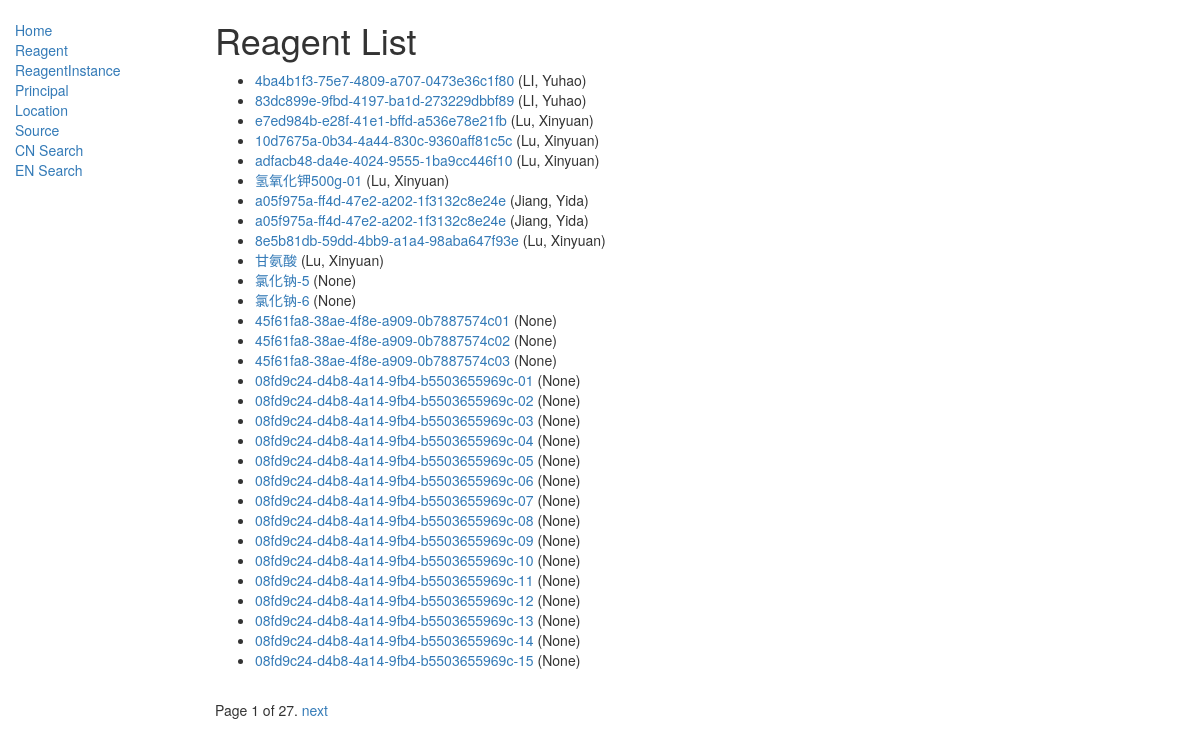
The page /catalog/reagentinstance/ on the database as committed earlier.
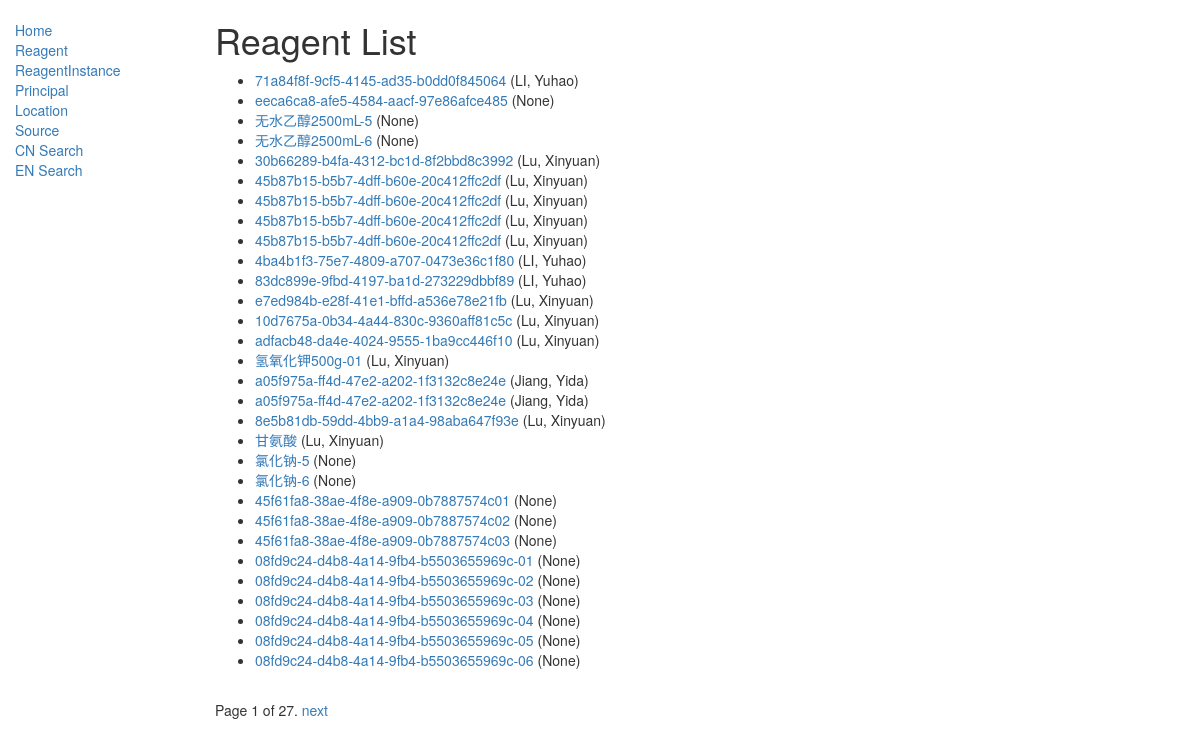
The same page on the database as committed later.
### catalog/models.py (models this page shows, shortened)
class ReagentInstance(models.Model):
    id = models.UUIDField(
        primary_key=True,
        default=uuid.uuid4,
        help_text=
        "Unique ID for this particular reagent across whole database, be careful to change!!"
    )
    reagent = models.ForeignKey('Reagent',
                                on_delete=models.SET_NULL,
                                null=True)
    register_date = models.DateField(null=True,
                                     blank=True,
                                     default=datetime.date.today)
    name = models.CharField(max_length=200,
                            null=True,
                            blank=True,
                            default=id.default,
                            help_text="Change to your favorate name")
    principal = models.ForeignKey('Principal',
                                  on_delete=models.SET_NULL,
                                  null=True,
                                  blank=True)
    location = models.ForeignKey('Location',
                                 on_delete=models.SET_NULL,
                                 null=True)
    STATUS = (
        ('n', 'Never Used'),
        ('o', 'Occupied'),
        ('a', 'Available'),
        ('r', 'Run out'),
    )
    status = models.CharField(max_length=1,
                              choices=STATUS,
                              blank=True,
                              default='o',
                              help_text='Reagent Status')
    note = models.CharField(max_length=1000,
                            help_text="Enter a brief note",
                            null=True,
                            blank=True)
    class Meta:
        ordering = ["-register_date", "name"]
    def get_absolute_url(self):
        return reverse('reagentinstance-detail', args=[str(self.id)])

class Principal(models.Model):
    first_name = models.CharField(max_length=100,
                                  help_text="Enter a First Name (e.g. Chun)")
    last_name = models.CharField(max_length=100,
                                 help_text="Enter a Last Name (e.g. Tang)")
    class Meta:
        ordering = ['last_name', 'first_name']
    def __str__(self):
        return '%s, %s' % (self.last_name, self.first_name)

### catalog/views.py (the view)
class ReagentInstanceListView(generic.ListView):
    model = ReagentInstance
    paginate_by = 30

### catalog/templates/catalog/reagentinstance_list.html
{% extends "base_generic.html" %}
{% block content %}
<h1>Reagent List</h1>
{% if reagentinstance_list %}
<ul>
    {% for reagentinstance in reagentinstance_list %}
    <li>
        <a href="{{ reagentinstance.get_absolute_url }}">{{ reagentinstance.name }}</a> ({{reagentinstance.principal}})
    </li>
    {% endfor %}
</ul>
{% else %}
<p>There are no reagentinstance in the database.</p>
{% endif %}
{% endblock %}

Rows that differ between the two databases and show on the page:
no longer on this page (row unchanged): ReagentInstance: name "08fd9c24-d4b8-4a14-9fb4-b5503655969c-07", principal "None"
no longer on this page (row unchanged): ReagentInstance: name "08fd9c24-d4b8-4a14-9fb4-b5503655969c-08", principal "None"
no longer on this page (row unchanged): ReagentInstance: name "08fd9c24-d4b8-4a14-9fb4-b5503655969c-09", principal "None"
no longer on this page (row unchanged): ReagentInstance: name "08fd9c24-d4b8-4a14-9fb4-b5503655969c-10", principal "None"
no longer on this page (row unchanged): ReagentInstance: name "08fd9c24-d4b8-4a14-9fb4-b5503655969c-11", principal "None"
no longer on this page (row unchanged): ReagentInstance: name "08fd9c24-d4b8-4a14-9fb4-b5503655969c-12", principal "None"
no longer on this page (row unchanged): ReagentInstance: name "08fd9c24-d4b8-4a14-9fb4-b5503655969c-13", principal "None"
no longer on this page (row unchanged): ReagentInstance: name "08fd9c24-d4b8-4a14-9fb4-b5503655969c-14", principal "None"
no longer on this page (row unchanged): ReagentInstance: name "08fd9c24-d4b8-4a14-9fb4-b5503655969c-15", principal "None"
added ReagentInstance: name "71a84f8f-9cf5-4145-ad35-b0dd0f845064", principal "LI, Yuhao"
added ReagentInstance: name "eeca6ca8-afe5-4584-aacf-97e86afce485", principal "None"
added ReagentInstance: name "无水乙醇2500mL-5", principal "None"
added ReagentInstance: name "无水乙醇2500mL-6", principal "None"
added ReagentInstance: name "30b66289-b4fa-4312-bc1d-8f2bbd8c3992", principal "Lu, Xinyuan"
added ReagentInstance: name "45b87b15-b5b7-4dff-b60e-20c412ffc2df", principal "Lu, Xinyuan"
added ReagentInstance: name "45b87b15-b5b7-4dff-b60e-20c412ffc2df", principal "Lu, Xinyuan"
added ReagentInstance: name "45b87b15-b5b7-4dff-b60e-20c412ffc2df", principal "Lu, Xinyuan"
added ReagentInstance: name "45b87b15-b5b7-4dff-b60e-20c412ffc2df", principal "Lu, Xinyuan"
